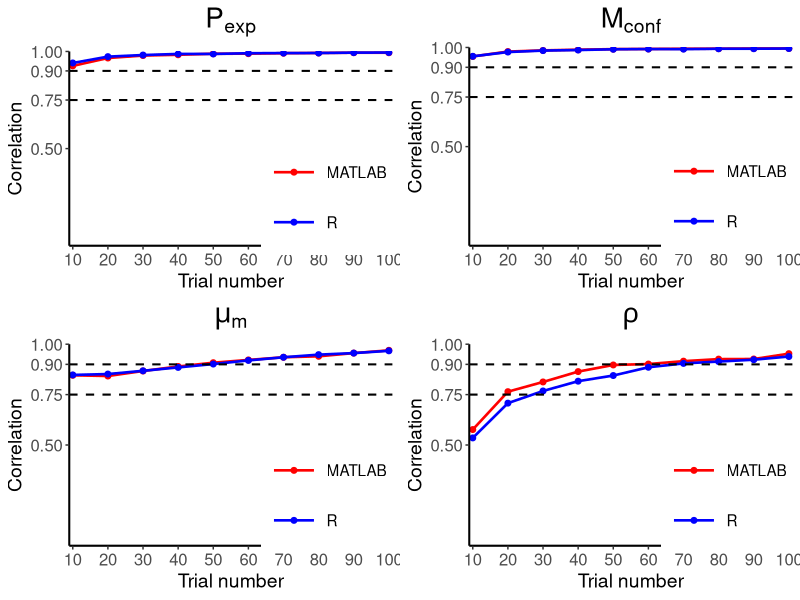

R code for this plot:
# Function to plot the results of parameter recovery as a function of the number of trials for R and MATLAB

## INPUTS
# * Excel sheets with the results of parameter recovery as a function of number of trials
#
# N-by-2 dataframe for Pexp, Mconf, mu_m and rho for R and MATLAB containing the results of parameter recovery.
# # The first column is the number of trials and the second column is the correlation.

## OUTPUTS
#
# * gtable
#
# A png with a gtable containing four plots, one for each parameter, comparing the results of parameter recovery
# as a function of the number of trials for R and MATLAB


install.packages("readxl")
install.packages("ggplot")
install.packages("gridExtra")
library(readxl)
library(ggplot2)
library(gridExtra)

# plotting function
create_plot <- function(data_R, data_M, title) {
  plot <- ggplot() +
    geom_line(data = data_M, aes(x = `Trial number`, y = `Correlation`, color = 'MATLAB'), size = 0.9) +
    geom_point(data = data_M, aes(x = `Trial number`, y = `Correlation`, color = 'MATLAB'), size = 1.7) +
    geom_line(data = data_R, aes(x = `Trial number`, y = `Correlation`, color = 'R'), size = 0.9) +
    geom_point(data = data_R, aes(x = `Trial number`, y = `Correlation`, color = 'R'), size = 1.7) +
    scale_x_continuous(name = 'Trial number', breaks = seq(10, 100, by = 10), limits = c(10, 100), expand = c(0, 1)) +
    scale_y_continuous(name = 'Correlation', breaks = c(0.5, 0.75, 0.9, 1), limits = c(0, 1), expand = c(0, 0)) +
    geom_hline(yintercept = c(0.75, 0.9), linetype = 'dashed', size = 0.7) +
    ggtitle(title) +
    annotate('text', x = 5, y = 1.1, label = 'a)', size = 4, hjust = 0, vjust = 1, color = 'black') +
    theme_bw() +
    theme(axis.text = element_text(size = 12),
          axis.title = element_text(size = 14),
          panel.grid.major = element_blank(),
          panel.grid.minor = element_blank(),
          panel.border = element_blank(),
          axis.line = element_line(colour = 'black', size = 0.7),
          plot.title = element_text(size = 20, hjust = 0.5),
          legend.position = c(0.8, 0.25), # Anpassung der Legendenposition auf oben rechts
          legend.key.size = unit(2.5, 'lines'),
          legend.text = element_text(size = 11)) +
    scale_color_manual(name = NULL, values = c('MATLAB' = 'red', 'R' = 'blue')) +
    guides(color = guide_legend())
  return(plot)
}

# read data
data_Pexp_R <- read_excel('../BIM_Parameter_Recovery/R_correlation_data/Pexp_Parameter_Recovery.xlsx')
data_Mconf_R <- read_excel('../BIM_Parameter_Recovery/R_correlation_data/Mconf_Parameter_Recovery.xlsx')
data_mu_m_R <- read_excel('../BIM_Parameter_Recovery/R_correlation_data/mu_m_Parameter_Recovery.xlsx')
data_rho_R <- read_excel('../BIM_Parameter_Recovery/R_correlation_data/rho_Parameter_Recovery.xlsx')

data_Pexp_M <- read_excel('../BIM_Parameter_Recovery/MATLAB_correlation_data/Pexp_Parameter_Recovery_M.xlsx')
data_Mconf_M <- read_excel('../BIM_Parameter_Recovery/MATLAB_correlation_data/Mconf_Parameter_Recovery_M.xlsx')
data_mu_m_M <- read_excel('../BIM_Parameter_Recovery/MATLAB_correlation_data/mu_m_Parameter_Recovery_M.xlsx')
data_rho_M <- read_excel('../BIM_Parameter_Recovery/MATLAB_correlation_data/rho_Parameter_Recovery_M.xlsx')

# call plotting function
plot_Pexp <- create_plot(data_R = data_Pexp_R, data_M = data_Pexp_M, title = expression(P[exp]))
plot_Mconf <- create_plot(data_R = data_Mconf_R, data_M = data_Mconf_M, title = expression(M[conf]))
plot_mu_m <- create_plot(data_R = data_mu_m_R, data_M = data_mu_m_M, title = bquote(mu[m]))
plot_rho <- create_plot(data_R = data_rho_R, data_M = data_rho_M, title = bquote(rho))

# list the plots
plots <- list(plot_Pexp, plot_Mconf, plot_mu_m, plot_rho)

# arrange plots in gtable
gtable <- grid.arrange(grobs = plots, ncol = 2, nrow = 2, padding = unit(5, 'in'))

# save plots
ggsave(
  file = 'Param_Rec_R_MATLAB.png',
  plot = gtable,
  width = 13,
  height = 8,
  units = 'in',
  dpi = 300
)
